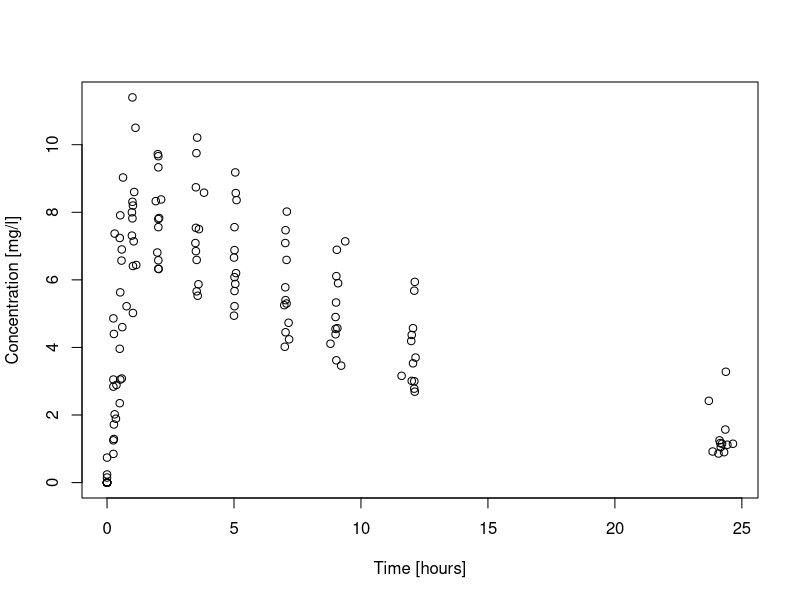
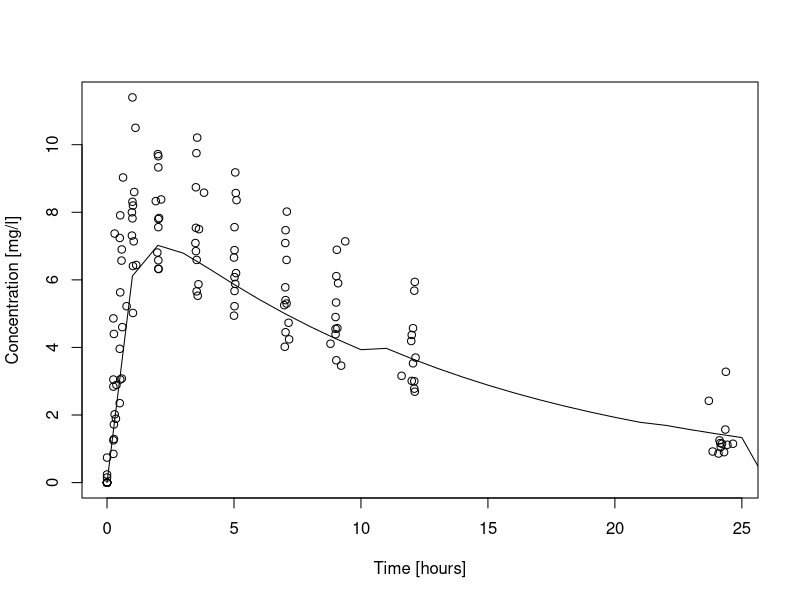

Source code (R) for these figures, in order: (Note: this script raises an error after producing the figures.)
library(nlme)
library(ggplot2)

# Exercise 1
Theoph.df <- data.frame(Theoph)
Theoph.df$Subject <- factor(as.numeric(as.character(Theoph.df$Subject)), ordered = FALSE)

write.csv(Theoph.df,"C:\\Users\\mathi\\OneDrive\\Documents\\PhD\\03_Lectures\\Mixed-Effects Models\\Exercises\\Teoph.csv", row.names = FALSE)

# a)
plot(Theoph.df$Time, Theoph.df$conc, xlab='Time [hours]', ylab='Concentration [mg/l]')

# b) single nls fit
Theoph.nls.1 <- nls(conc ~ Dose * exp(Phi1) * exp(Phi2) / (exp(Phi3) * (exp(Phi2) - exp(Phi1))) * (exp(-exp(Phi1)*Time) - exp(-exp(Phi2)*Time)), start = c(Phi1=-2.5 , Phi2=0.4, Phi3=-3), data=Theoph.df)
Theoph.nls.1

# or:
Theoph.nls.1 <- nls(conc ~ SSfol(Dose, Time, lKe, lKa, lCl), data=Theoph.df)

plot(Theoph.df$Time, Theoph.df$conc, xlab='Time [hours]', ylab='Concentration [mg/l]')
lines(0:131, predict(Theoph.nls.1, data.frame(Time=0:25)))

# variance of the residuals increases over time:
plot(orange.df$age, residuals(orange.nls.1))
abline(h=0, lty='dotted')


# c) fit nls for each subject individually
Theoph.nlsList.1 <- nlsList(conc ~ SSfol(Dose, Time, lKe, lKa, lCl) | Subject, data=Theoph.df)
Theoph.nlsList.1

Theoph.df$Pred <- predict(Theoph.nlsList.1)
ggplot(Theoph.df,aes(x=Time,y=conc,color=Subject)) + geom_point()+geom_line(aes(y=Pred))

plot(intervals(Theoph.nlsList.1))


# d) (starting from the nlsList fit ==> different fit...)
Theoph.nlme.1 <- nlme(Theoph.nlsList.1, random = lKa + lCl ~ 1 | Subject)
Theoph.nlme.1

# e) See latex

# f)
vc <- VarCorr(Theoph.nlme.1)
corr <- matrix(as.numeric(vc[-c(1, nrow(vc)),3:ncol(vc)]), nrow=nrow(vc)-2, ncol=nrow(vc)-2)
corr <- rbind(rep(0, ncol(corr)+1), cbind(corr, rep(0, nrow(corr))))
corr <- corr + t(corr)
diag(corr) <- 1
sdev <- as.numeric(vc[-nrow(vc),'StdDev'])
Psi <- outer(sdev, sdev) * corr

sigma <- as.numeric(vc[nrow(vc), 'StdDev'])
sigma^2

ranef(Theoph.nlme.1)

coef(Theoph.nlme.1)[1,]  # this is the same as phi-hat_1j = beta-hat + b-hat_1:
fixef(Theoph.nlme.1) + ranef(Theoph.nlme.1)[1,]

coef(Theoph.nlme.1)


# g)
Theoph.nlme.2 <- nlme(Theoph.nlsList.1, random = list(Subject = pdDiag(lKa + lCl ~ 1)))
anova(Theoph.nlme.1, Theoph.nlme.2, type='marginal')
# p-value very high -> simpler model prefered

# h)
# Fitting quality
plot(fitted(Theoph.nlme.2), Theoph.df$conc, xlab='Fitted values', ylab='Observed values')
abline(0,1)

# Within-group errors assumption
boxplot(resid(Theoph.nlme.2) ~ Theoph.df$Subject, xlab='Subject number', ylab='Residuals')
abline(h=0, lty='dotted')
plot(Theoph.nlme.2, resid(.) ~ fitted(.) | Subject, xlab='Fitted values', ylab='Redisuals', abline = 0, lty='dotted')
plot(Theoph.nlme.2, resid(.) ~ Time | Subject, xlab='Time', ylab='Redisuals', abline = 0, lty='dotted')

plot(Theoph.df$Time, residuals(Theoph.nlme.2))
abline(h=0, lty='dotted')

library(car)
qqPlot(residuals(Theoph.nlme.2))

# Random effect assumptions
qqPlot(ranef(Theoph.nlme.2))
boxplot(ranef(Theoph.nlme.2), xlab='Subject number', ylab = 'Random effect')


# i)
Theoph.nlme.3 <- nlme(Theoph.nlsList.1, random = list(Subject = pdDiag(lKa + lCl ~ 1)),
                      weights = varConstPower(form = ~ fitted(.), const = 1, power = 0.5))
anova(Theoph.nlme.2, Theoph.nlme.3)

# j) see latex



# Exercise 2
Pixel.df <- data.frame(Pixel)
Pixel.df$Dog <- factor(as.numeric(levels(Pixel.df$Dog))[Pixel.df$Dog], ordered = FALSE)
ggplot(Pixel.df,aes(x=day,y=pixel,color=Dog)) + geom_point()

# b)
Pixel.nls.1 <- nls(pixel ~ c + a * (b*day)^3 / (exp(b*day) - 0.999), start = c(a=-35 , b=2, c=1000), data=Pixel.df)

# c)
Pixel.nlsList.1 <- nlsList(pixel ~ c + a * (b*day)^3 / (exp(b*day) - 0.999) | Dog/Side,
                           start = c(a=26 , b=0.41, c=1068), data=Pixel.df)
Pixel.nlme.1 <- nlme(pixel ~ c + a * (b*day)^3 / (exp(b*day) - 0.999),
                     start = c(a=26 , b=0.41, c=1068), fixed = a + b + c ~ 1,
                     random = a + c ~ 1 | Dog/Side, data=Pixel.df,
                     control = list(returnObject=TRUE, msMaxIter=1000, eval.max=1000))

# d)
Pixel.nlme.2 <- nlme(pixel ~ c + a * (b*day)^3 / (exp(b*day) - 0.999),
                     start = c(a=26 , b=0.41, c=1068), fixed = a + b + c ~ 1,
                     random = list(Dog = a + b + c ~ 1, Side = a + c ~ 1), data=Pixel.df,
                     control = list(returnObject=TRUE, msMaxIter=1000, eval.max=1000))



# Exercise 3
Ovary.df <- data.frame(Ovary)
Ovary.df$Mare <- factor(as.numeric(levels(Ovary.df$Mare))[Ovary.df$Mare], ordered = FALSE)

# a)
Ovary.lme <- lme(follicles ~ sin(2*pi*Time) + cos(2*pi*Time), data = Ovary.df,
                random = list(Mare = pdDiag(~sin(2*pi*Time))), corr = corARMA(p = 1, q = 1))
Ovary.nlme.1 <- nlme(follicles ~ A + B * sin(2 * pi * w * Time) + C * cos(2 * pi * w *Time),
                    data = Ovary.df, fixed = A + B + C + w ~ 1, random = list(Mare = pdDiag(A + B + w ~ 1)),
                    start = c(fixef(Ovary.lme), 1))

# Inspect for autocorrelation
plot( ACF(Ovary.nlme.1, maxLag = 10), alpha = 0.05 )

# Build models with correlation structure determined from ACF
Ovary.nlme.2 <- nlme(follicles ~ A + B * sin(2 * pi * w * Time) + C * cos(2 * pi * w *Time),
                    data = Ovary.df, fixed = A + B + C + w ~ 1, random = list(Mare = pdDiag(A + B + w ~ 1)),
                    start = c(fixef(Ovary.lme), 1), corr = corAR1(0.311))
Ovary.nlme.3 <- nlme(follicles ~ A + B * sin(2 * pi * w * Time) + C * cos(2 * pi * w *Time),
                    data = Ovary.df, fixed = A + B + C + w ~ 1, random = list(Mare = pdDiag(A + B + w ~ 1)),
                    start = c(fixef(Ovary.lme), 1), corr = corARMA(p=0, q=2))

# Compare models with appropriate test
anova(Ovary.nlme.2, Ovary.nlme.3, test = F)

# Compute 95% confidence intervals
intervals(Ovary.nlme.2, which = 'fixed')

# Test if 2 variance components can be dropped
Ovary.nlme.4 <- nlme(follicles ~ A + B * sin(2 * pi * w * Time) + C * cos(2 * pi * w *Time),
                    data = Ovary.df, fixed = A + B + C + w ~ 1, random = list(Mare = pdDiag(A ~ 1)),
                    start = c(fixef(Ovary.lme), 1), corr = corAR1(0.311))

anova(Ovary.nlme.2, Ovary.nlme.4)

# Test if correlation structure can be simplified
Ovary.nlme.5 <- nlme(follicles ~ A + B * sin(2 * pi * w * Time) + C * cos(2 * pi * w *Time),
                    data = Ovary.df, fixed = A + B + C + w ~ 1, random = list(Mare = pdDiag(A ~ 1)),
                    start = c(fixef(Ovary.lme), 1), corr = corARMA(p=1, q=1))

anova(Ovary.nlme.4, Ovary.nlme.5)

plot( ACF(Ovary.nlme.5, maxLag = 10, resType = 'n'), alpha = 0.05 )

# Compare nlme with its lme version (fitted with maximum likelihood !)
Ovary.lmeML <- update(Ovary.lme, method = 'ML')
intervals(Ovary.lmeML)

# After looking at intervals, verify is 1 random effect can be dropped
Ovary.lmeML2 <- update(Ovary.lmeML, random = ~ 1 | Mare)
anova(Ovary.lmeML, Ovary.lmeML2)

# Ovary.lmeML2 is a special case of Ovary.nlme.5, verify w == 1 assumption
anova(Ovary.lmeML2, Ovary.nlme.5)

# No significant evidence against w == 1, confirmed by intervals
intervals(Ovary.nlme.5)

# Try one additional way to test if w is different from 1
Ovary.nlme.6 <- nlme(follicles ~ A + B * sin(2 * pi * Time) + C * cos(2 * pi * Time),
                    data = Ovary.df, fixed = A + B + C ~ 1, random = list(Mare = pdDiag(A ~ 1)),
                    start = fixef(Ovary.lme))

anova(Ovary.nlme.6, Ovary.nlme.5)

corMatrix( initialize( corARMA(form = ~1 | Mare, p=1, q=1), data = Ovary.df ))